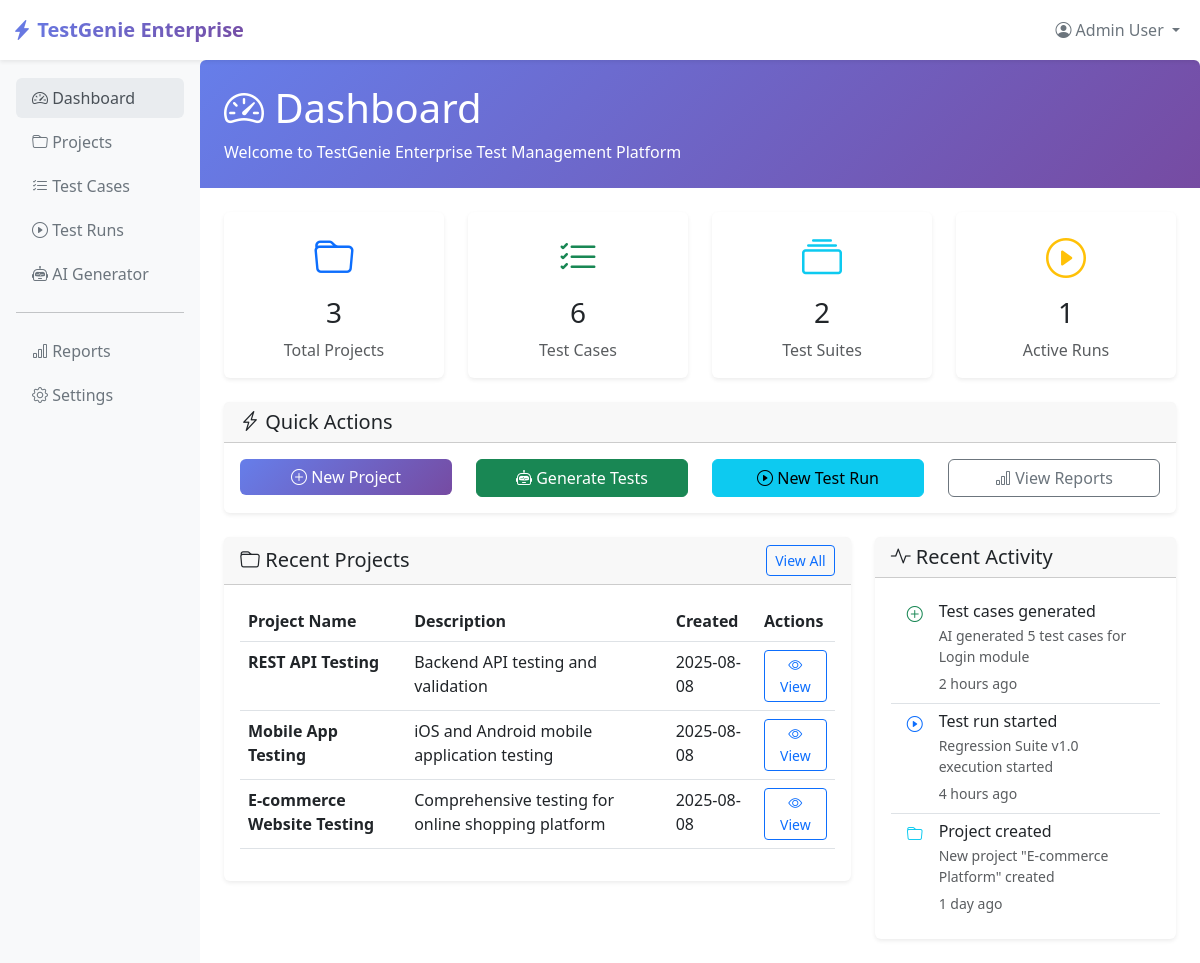
The page / on the database its author committed.
### models.py (models this page shows)
class Project(db.Model):
    __tablename__ = 'projects'
    id = db.Column(db.String(36), primary_key=True, default=lambda: str(uuid.uuid4()))
    name = db.Column(db.String(100), nullable=False)
    description = db.Column(db.Text)
    created_by = db.Column(db.String(50), default='system')
    created_at = db.Column(db.DateTime, default=datetime.utcnow)
    test_cases = db.relationship('TestCase', backref='project', lazy=True, cascade='all, delete-orphan')
    test_suites = db.relationship('TestSuite', backref='project', lazy=True, cascade='all, delete-orphan')
    def to_dict(self):
        return {
            'id': self.id,
            'name': self.name,
            'description': self.description,
            'created_by': self.created_by,
            'created_at': self.created_at.isoformat() if self.created_at else None,
            'test_cases_count': len(self.test_cases),
            'test_suites_count': len(self.test_suites)
        }

### enterprise_test_platform_sqlite.py (the view)
@app.route('/')
def dashboard():
    stats = {
        'total_projects': Project.query.count(),
        'total_test_cases': TestCase.query.count(),
        'total_test_suites': TestSuite.query.count(),
        'active_test_runs': TestRun.query.filter_by(status="In Progress").count()
    }
    recent_projects = Project.query.order_by(Project.created_at.desc()).limit(5).all()
    projects_data = [p.to_dict() for p in recent_projects]
    return render_template('dashboard.html', stats=stats, projects=projects_data)

### templates/dashboard.html (shortened to what this page needs)
{% extends "base.html" %}
{% block content %}
<div class="page-header">
    <h1 class="mb-2"><i class="bi bi-speedometer2"></i> Dashboard</h1>
    <p class="mb-0">Welcome to TestGenie Enterprise Test Management Platform</p>
</div>
<div class="row mb-4">
    <div class="col-md-3">
        <div class="card stat-card text-center">
            <div class="card-body">
                <i class="bi bi-folder text-primary fs-1"></i>
                <h3 class="mt-2">{{ stats.total_projects }}</h3>
                <p class="text-muted mb-0">Total Projects</p>
            </div>
        </div>
    </div>
    <div class="col-md-3">
        <div class="card stat-card text-center">
            <div class="card-body">
                <i class="bi bi-list-check text-success fs-1"></i>
                <h3 class="mt-2">{{ stats.total_test_cases }}</h3>
                <p class="text-muted mb-0">Test Cases</p>
            </div>
        </div>
    </div>
    <div class="col-md-3">
        <div class="card stat-card text-center">
            <div class="card-body">
                <i class="bi bi-collection text-info fs-1"></i>
                <h3 class="mt-2">{{ stats.total_test_suites }}</h3>
                <p class="text-muted mb-0">Test Suites</p>
            </div>
        </div>
    </div>
    <div class="col-md-3">
        <div class="card stat-card text-center">
            <div class="card-body">
                <i class="bi bi-play-circle text-warning fs-1"></i>
                <h3 class="mt-2">{{ stats.active_test_runs }}</h3>
                <p class="text-muted mb-0">Active Runs</p>
            </div>
        </div>
    </div>
</div>
<div class="row mb-4">
    <div class="col-md-12">
        <div class="card">
            <div class="card-header">
                <h5 class="mb-0"><i class="bi bi-lightning-charge"></i> Quick Actions</h5>
            </div>
            <div class="card-body">
                <div class="row">
                    <div class="col-md-3">
                        <div class="d-grid">
                            <button class="btn btn-primary" onclick="createProject()">
                                <i class="bi bi-plus-circle"></i> New Project
                            </button>
                        </div>
                    </div>
                    <div class="col-md-3">
                        <div class="d-grid">
                            <a href="{{ url_for('ai_generator') }}" class="btn btn-success">
                                <i class="bi bi-robot"></i> Generate Tests
                            </a>
                        </div>
                    </div>
                    <div class="col-md-3">
                        <div class="d-grid">
                            <button class="btn btn-info" onclick="createTestRun()">
                                <i class="bi bi-play-circle"></i> New Test Run
                            </button>
                        </div>
                    </div>
                    <div class="col-md-3">
                        <div class="d-grid">
                            <button class="btn btn-outline-secondary">
                                <i class="bi bi-bar-chart"></i> View Reports
                            </button>
                        </div>
                    </div>
                </div>
            </div>
        </div>
    </div>
</div>
<div class="row">
    <div class="col-md-8">
        <div class="card">
            <div class="card-header d-flex justify-content-between align-items-center">
                <h5 class="mb-0"><i class="bi bi-folder"></i> Recent Projects</h5>
                <a href="{{ url_for('projects_list') }}" class="btn btn-sm btn-outline-primary">View All</a>
            </div>
            <div class="card-body">
                {% if projects %}
                    <div class="table-responsive">
                        <table class="table table-hover">
                            <thead>
                                <tr>
                                    <th>Project Name</th>
                                    <th>Description</th>
                                    <th>Created</th>
                                    <th>Actions</th>
                                </tr>
                            </thead>
                            <tbody>
                                {% for project in projects %}
                                <tr>
                                    <td><strong>{{ project.name }}</strong></td>
                                    <td>{{ project.description[:50] }}{% if project.description|length > 50 %}...{% endif %}</td>
                                    <td>{{ project.created_at[:10] if project.created_at else 'N/A' }}</td>
                                    <td>
                                        <a href="{{ url_for('project_detail', project_id=project.id) }}" class="btn btn-sm btn-outline-primary">
                                            <i class="bi bi-eye"></i> View
                                        </a>
                                    </td>
                                </tr>
                                {% endfor %}
                            </tbody>
                        </table>
                    </div>
                {% endif %}
            </div>
        </div>
    </div>
    <div class="col-md-4">
        <div class="card">
            <div class="card-header">
                <h5 class="mb-0"><i class="bi bi-activity"></i> Recent Activity</h5>
            </div>
            <div class="card-body">
                <div class="list-group list-group-flush">
                    <div class="list-group-item d-flex align-items-start">
                        <i class="bi bi-plus-circle text-success me-3"></i>
                        <div>
                            <h6 class="mb-1">Test cases generated</h6>
                            <p class="mb-1 small text-muted">AI generated 5 test cases for Login module</p>
                            <small class="text-muted">2 hours ago</small>
                        </div>
                    </div>
                    <div class="list-group-item d-flex align-items-start">
                        <i class="bi bi-play-circle text-primary me-3"></i>
                        <div>
                            <h6 class="mb-1">Test run started</h6>
                            <p class="mb-1 small text-muted">Regression Suite v1.0 execution started</p>
                            <small class="text-muted">4 hours ago</small>
                        </div>
                    </div>
                    <div class="list-group-item d-flex align-items-start">
                        <i class="bi bi-folder text-info me-3"></i>
                        <div>
                            <h6 class="mb-1">Project created</h6>
                            <p class="mb-1 small text-muted">New project "E-commerce Platform" created</p>
                            <small class="text-muted">1 day ago</small>
                        </div>
                    </div>
                </div>
            </div>
        </div>
    </div>
</div>
{% endblock %}

### templates/base.html (style rules this page uses)
:root { --primary-gradient: linear-gradient(135deg, #667eea 0%, #764ba2 100%); --sidebar-bg: #f8f9fa; --card-shadow: 0 0.125rem 0.25rem rgba(0, 0, 0, 0.075); }
.card { box-shadow: var(--card-shadow); border: none; }
.stat-card { transition: transform 0.2s; }
.page-header { background: var(--primary-gradient); color: white; margin: -1.5rem -1.5rem 1.5rem -1.5rem; padding: 1.5rem; border-radius: 0.375rem 0.375rem 0 0; }
.btn-primary { background: var(--primary-gradient); border: none; }

### rows shown on the page
Project: name "REST API Testing", description "Backend API testing and validation", created_at "2025-08-08"
Project: name "Mobile App Testing", description "iOS and Android mobile application testing", created_at "2025-08-08"
Project: name "E-commerce Website Testing", description "Comprehensive testing for online shopping platform", created_at "2025-08-08"

### other values the page prints
{{ stats.total_projects }} "3"
{{ stats.total_test_cases }} "6"
{{ stats.total_test_suites }} "2"
{{ stats.active_test_runs }} "1"
